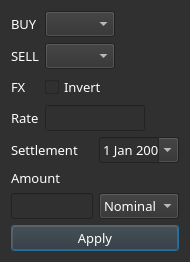
<?xml version="1.0" encoding="UTF-8"?>
<ui version="4.0">
 <class>FXDialog</class>
 <widget class="QDialog" name="FXDialog">
  <property name="geometry">
   <rect>
    <x>0</x>
    <y>0</y>
    <width>190</width>
    <height>230</height>
   </rect>
  </property>
  <property name="sizePolicy">
   <sizepolicy hsizetype="Preferred" vsizetype="Preferred">
    <horstretch>0</horstretch>
    <verstretch>0</verstretch>
   </sizepolicy>
  </property>
  <property name="maximumSize">
   <size>
    <width>190</width>
    <height>230</height>
   </size>
  </property>
  <property name="font">
   <font>
    <family>Bloomberg Prop Unicode N</family>
    <pointsize>10</pointsize>
   </font>
  </property>
  <property name="windowTitle">
   <string>FX</string>
  </property>
  <property name="windowOpacity">
   <double>1.000000000000000</double>
  </property>
  <property name="styleSheet">
   <string notr="true">background-color: rgb(48, 48, 48);
font: 10pt &quot;Bloomberg Prop Unicode N&quot;;
color: rgb(255, 255, 255);
</string>
  </property>
  <property name="sizeGripEnabled">
   <bool>false</bool>
  </property>
  <property name="modal">
   <bool>false</bool>
  </property>
  <layout class="QVBoxLayout" name="verticalLayout_2">
   <item>
    <layout class="QVBoxLayout" name="verticalLayout">
     <item>
      <layout class="QFormLayout" name="formLayout">
       <property name="fieldGrowthPolicy">
        <enum>QFormLayout::AllNonFixedFieldsGrow</enum>
       </property>
       <item row="0" column="0">
        <widget class="QLabel" name="label">
         <property name="font">
          <font>
           <family>Bloomberg Prop Unicode N</family>
           <pointsize>10</pointsize>
          </font>
         </property>
         <property name="styleSheet">
          <string notr="true">color: rgb(255, 255, 255);</string>
         </property>
         <property name="text">
          <string>BUY</string>
         </property>
        </widget>
       </item>
       <item row="0" column="1">
        <widget class="QComboBox" name="comboBoxBUY">
         <property name="maximumSize">
          <size>
           <width>70</width>
           <height>16777215</height>
          </size>
         </property>
         <property name="font">
          <font>
           <family>Bloomberg Prop Unicode N</family>
           <pointsize>10</pointsize>
           <weight>50</weight>
           <italic>false</italic>
           <bold>false</bold>
          </font>
         </property>
         <property name="styleSheet">
          <string notr="true">color: rgb(255, 255, 255);</string>
         </property>
        </widget>
       </item>
       <item row="1" column="0">
        <widget class="QLabel" name="label_2">
         <property name="font">
          <font>
           <family>Bloomberg Prop Unicode N</family>
           <pointsize>10</pointsize>
          </font>
         </property>
         <property name="styleSheet">
          <string notr="true">color: rgb(255, 255, 255);</string>
         </property>
         <property name="text">
          <string>SELL</string>
         </property>
        </widget>
       </item>
       <item row="1" column="1">
        <widget class="QComboBox" name="comboBoxSELL">
         <property name="maximumSize">
          <size>
           <width>70</width>
           <height>16777215</height>
          </size>
         </property>
         <property name="font">
          <font>
           <family>Bloomberg Prop Unicode N</family>
           <pointsize>10</pointsize>
           <weight>50</weight>
           <italic>false</italic>
           <bold>false</bold>
          </font>
         </property>
         <property name="styleSheet">
          <string notr="true">color: rgb(255, 255, 255);</string>
         </property>
        </widget>
       </item>
       <item row="2" column="0">
        <widget class="QLabel" name="labelRate">
         <property name="font">
          <font>
           <family>Bloomberg Prop Unicode N</family>
           <pointsize>10</pointsize>
          </font>
         </property>
         <property name="styleSheet">
          <string notr="true">color: rgb(255, 255, 255);</string>
         </property>
         <property name="text">
          <string>FX</string>
         </property>
        </widget>
       </item>
       <item row="2" column="1">
        <widget class="QCheckBox" name="checkBoxInvert">
         <property name="font">
          <font>
           <family>Bloomberg Prop Unicode N</family>
           <pointsize>10</pointsize>
          </font>
         </property>
         <property name="styleSheet">
          <string notr="true">color: rgb(255, 255, 255);</string>
         </property>
         <property name="text">
          <string>Invert</string>
         </property>
        </widget>
       </item>
       <item row="3" column="0">
        <widget class="QLabel" name="label_3">
         <property name="font">
          <font>
           <family>Bloomberg Prop Unicode N</family>
           <pointsize>10</pointsize>
           <weight>50</weight>
           <italic>false</italic>
           <bold>false</bold>
          </font>
         </property>
         <property name="styleSheet">
          <string notr="true">color: rgb(255, 255, 255);</string>
         </property>
         <property name="text">
          <string>Rate</string>
         </property>
        </widget>
       </item>
       <item row="3" column="1">
        <widget class="QLineEdit" name="lineEditRate">
         <property name="maximumSize">
          <size>
           <width>100</width>
           <height>16777215</height>
          </size>
         </property>
         <property name="font">
          <font>
           <family>Bloomberg Prop Unicode N</family>
           <pointsize>10</pointsize>
           <weight>50</weight>
           <italic>false</italic>
           <bold>false</bold>
          </font>
         </property>
         <property name="styleSheet">
          <string notr="true">color: rgb(255, 255, 255);</string>
         </property>
        </widget>
       </item>
      </layout>
     </item>
     <item>
      <layout class="QGridLayout" name="gridLayout" columnstretch="1,0">
       <item row="0" column="1">
        <widget class="QDateEdit" name="dateEdit">
         <property name="maximumSize">
          <size>
           <width>80</width>
           <height>16777215</height>
          </size>
         </property>
         <property name="font">
          <font>
           <family>Bloomberg Prop Unicode N</family>
           <pointsize>10</pointsize>
          </font>
         </property>
         <property name="styleSheet">
          <string notr="true">color: rgb(255, 255, 255);
</string>
         </property>
         <property name="calendarPopup">
          <bool>true</bool>
         </property>
        </widget>
       </item>
       <item row="0" column="0">
        <widget class="QLabel" name="label_5">
         <property name="font">
          <font>
           <family>Bloomberg Prop Unicode N</family>
           <pointsize>10</pointsize>
           <weight>50</weight>
           <italic>false</italic>
           <bold>false</bold>
          </font>
         </property>
         <property name="styleSheet">
          <string notr="true">color: rgb(255, 255, 255);</string>
         </property>
         <property name="text">
          <string>Settlement</string>
         </property>
        </widget>
       </item>
       <item row="1" column="0">
        <widget class="QLabel" name="label_6">
         <property name="font">
          <font>
           <family>Bloomberg Prop Unicode N</family>
           <pointsize>10</pointsize>
           <weight>50</weight>
           <italic>false</italic>
           <bold>false</bold>
          </font>
         </property>
         <property name="styleSheet">
          <string notr="true">color: rgb(255, 255, 255);</string>
         </property>
         <property name="text">
          <string>Amount</string>
         </property>
        </widget>
       </item>
       <item row="2" column="1">
        <widget class="QComboBox" name="comboBoxBase">
         <property name="maximumSize">
          <size>
           <width>80</width>
           <height>16777215</height>
          </size>
         </property>
         <property name="font">
          <font>
           <family>Bloomberg Prop Unicode N</family>
           <pointsize>10</pointsize>
          </font>
         </property>
         <property name="styleSheet">
          <string notr="true">color: rgb(255, 255, 255);</string>
         </property>
         <item>
          <property name="text">
           <string>Nominal</string>
          </property>
         </item>
         <item>
          <property name="text">
           <string>%</string>
          </property>
         </item>
         <item>
          <property name="text">
           <string>bps</string>
          </property>
         </item>
        </widget>
       </item>
       <item row="2" column="0">
        <widget class="QLineEdit" name="editAmount">
         <property name="font">
          <font>
           <family>Bloomberg Prop Unicode N</family>
           <pointsize>10</pointsize>
          </font>
         </property>
         <property name="styleSheet">
          <string notr="true">color: rgb(255, 255, 255);</string>
         </property>
        </widget>
       </item>
      </layout>
     </item>
     <item>
      <widget class="QPushButton" name="pushButtonApply">
       <property name="font">
        <font>
         <family>Bloomberg Prop Unicode N</family>
         <pointsize>10</pointsize>
        </font>
       </property>
       <property name="styleSheet">
        <string notr="true">color: rgb(255, 255, 255);</string>
       </property>
       <property name="text">
        <string>Apply</string>
       </property>
      </widget>
     </item>
    </layout>
   </item>
  </layout>
 </widget>
 <resources/>
 <connections/>
</ui>
